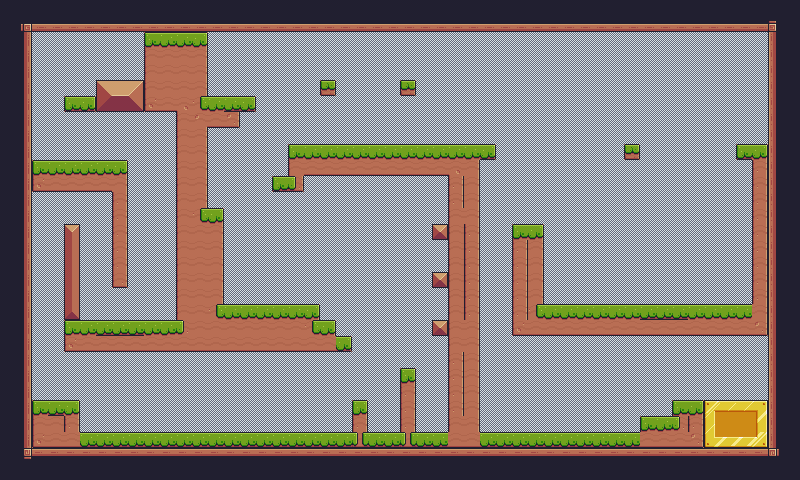

Rendered tile map (Tiled .tmx) drawn with the repository's tilesets; below, a short description and the map source with its tile grids summarised:
An orthogonal 50x30 tile map with 16x16 px tiles, 2 tile layers (prototype, terrain).

<map version="1.9" tiledversion="1.9.2" orientation="orthogonal" renderorder="right-down" width="50" height="30" tilewidth="16" tileheight="16" infinite="0" nextlayerid="3" nextobjectid="1">
 <tileset firstgid="1" source="Terrains.tsx" />
 <layer id="1" name="prototype" width="50" height="30">
  <data>[1500 cells, 1500 non-empty, 6 distinct tile ids]</data>
 </layer>
 <layer id="2" name="terrain" width="50" height="30">
  <properties>
   <property name="DeleteTiles" type="bool" value="true" />
  </properties>
  <data>[1500 cells, 625 non-empty, 51 distinct tile ids]</data>
 </layer>
</map>